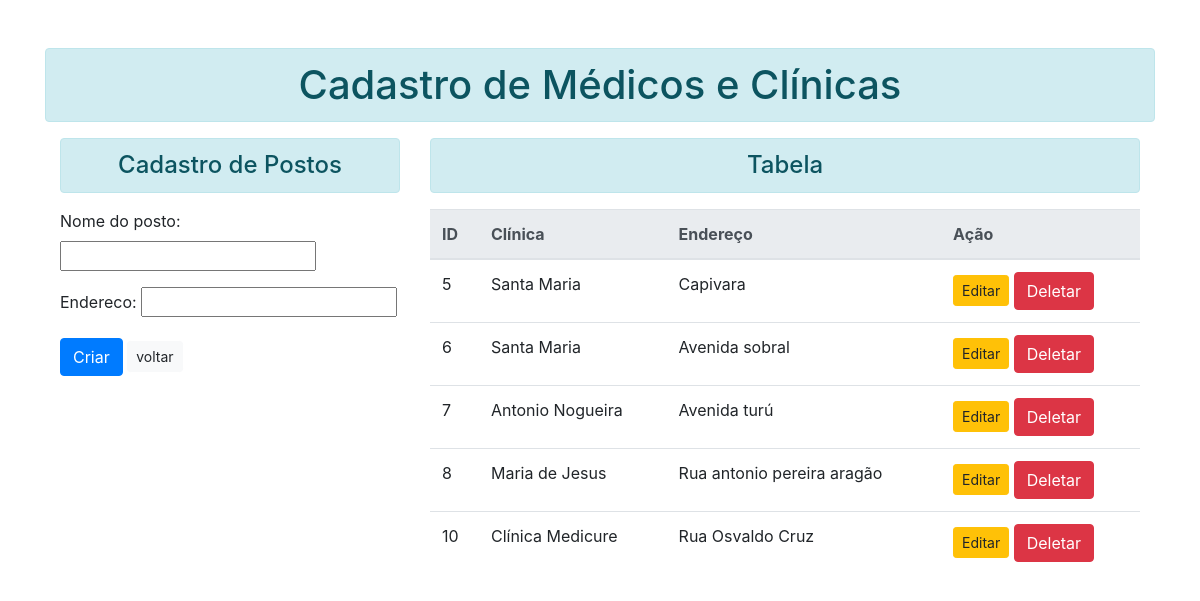
Page /cadastro-de-clinica on the earlier database version.
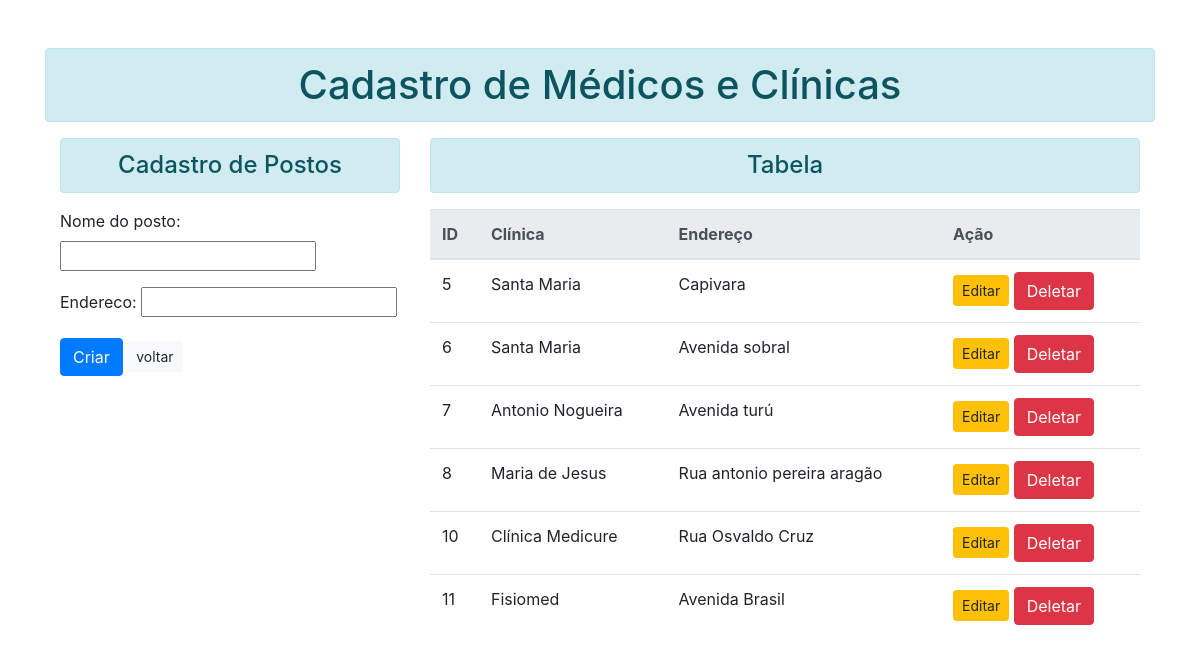
Same page on the later database version.
### myapp/models.py (models this page shows)
class PostodeTrabalho(models.Model):
    nome_do_posto = models.CharField(max_length=55, blank=False, null=False)
    endereco = models.CharField(max_length=55, blank=False, null=False)

### myapp/views.py (the view)
# urls.py: path('cadastro-de-clinica', views.cadastro_de_clinica, name='cadastro-de-clinica'),
def cadastro_de_clinica(request):
    listar = PostodeTrabalho.objects.all()
    if request.method == 'POST':
        form = LocalPostoForms(request.POST)
        if form.is_valid():
            form.save()
    else:
        form = LocalPostoForms()
    return render(request, 'html/cadastro_postos.html', {'form': form, 'listar': listar})

### myapp/forms.py
class LocalPostoForms(forms.ModelForm):
    class Meta:
        model = PostodeTrabalho
        fields = ['nome_do_posto', 'endereco']

### myapp/templates/html/cadastro_postos.html (shortened to what this page needs)
{% extends "base.html" %}
{% block content %}
    <div class="container">
        <div class="row">
            <div class="col">
                <h4 class="text-center alert alert-info">Cadastro de Postos</h4>
                <form method="post">{% csrf_token %}
                    <div class="form-group">
                    {{form.as_p}}
                    </div>
                    <button type="submit" class="btn btn-primary">Criar</button>
                    <a href="{% url 'home'%}"class="btn btn-light btn-sm">voltar</a>
                </form>
            </div>
    <div class="col-sm-8">
    <h4 class="text-center alert alert-info">Tabela</h4>
    {% if listar %}
    <div>
    <table class="table table-hover">
        <thead class="thead-light">
            <tr>
                <th scope='col'>ID</th>
                <th scope="col">Clínica</th>
                <th scope="col">Endereço</th>
                <th scope="col">Ação</th>
            </tr>
            </thead>
            <tbody>
                {% for item in listar %}
                    <tr>
                    <td>{{item.id}}</td>
                    <td>{{item.nome_do_posto}}</td>
                    <td>{{item.endereco}}</td>
                    <td>
                        <a href="{% url 'editar-clinica' item.id%}"class="btn btn-warning btn-sm">Editar</a>
                        <form action="{% url 'deletar-clinica' item.id %}" method="post" class="d-inline">{% csrf_token %}
                            <input type="submit" class="btn btn-danger" value="Deletar">
                        </form>
                    </td>
                    </tr>
                {% endfor %}
            </tbody>
        </table>
      </div>
      {% endif %}
    </div>
    </div>
        </div>
    </div>
{% endblock content %}

Differences in the rows shown:
added PostodeTrabalho: id "11", nome_do_posto "Fisiomed", endereco "Avenida Brasil"
